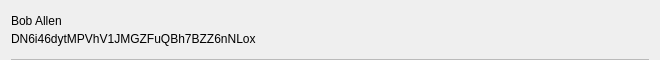
<?xml version="1.0" encoding="UTF-8"?>
<ui version="4.0">
 <class>ContactDropdownRow</class>
 <widget class="QWidget" name="ContactDropdownRow">
  <property name="geometry">
   <rect>
    <x>0</x>
    <y>0</y>
    <width>660</width>
    <height>60</height>
   </rect>
  </property>
  <property name="minimumSize">
   <size>
    <width>0</width>
    <height>60</height>
   </size>
  </property>
  <property name="windowTitle">
   <string>Form</string>
  </property>
  <layout class="QVBoxLayout" name="verticalLayout">
   <property name="spacing">
    <number>0</number>
   </property>
   <property name="topMargin">
    <number>0</number>
   </property>
   <property name="bottomMargin">
    <number>0</number>
   </property>
   <item>
    <widget class="QWidget" name="rowContainer" native="true">
     <property name="styleSheet">
      <string notr="true"/>
     </property>
     <layout class="QHBoxLayout" name="horizontalLayout">
      <property name="spacing">
       <number>0</number>
      </property>
      <property name="leftMargin">
       <number>0</number>
      </property>
      <property name="topMargin">
       <number>0</number>
      </property>
      <property name="rightMargin">
       <number>0</number>
      </property>
      <property name="bottomMargin">
       <number>0</number>
      </property>
      <item>
       <layout class="QVBoxLayout" name="verticalLayout_2">
        <property name="spacing">
         <number>0</number>
        </property>
        <property name="topMargin">
         <number>12</number>
        </property>
        <property name="bottomMargin">
         <number>12</number>
        </property>
        <item>
         <widget class="QLabel" name="lblLabel">
          <property name="styleSheet">
           <string notr="true"/>
          </property>
          <property name="text">
           <string>Bob Allen</string>
          </property>
         </widget>
        </item>
        <item>
         <widget class="QLabel" name="lblAddress">
          <property name="styleSheet">
           <string notr="true"/>
          </property>
          <property name="text">
           <string>DN6i46dytMPVhV1JMGZFuQBh7BZZ6nNLox</string>
          </property>
         </widget>
        </item>
       </layout>
      </item>
     </layout>
    </widget>
   </item>
   <item>
    <widget class="QLabel" name="lblDivisory">
     <property name="minimumSize">
      <size>
       <width>0</width>
       <height>1</height>
      </size>
     </property>
     <property name="maximumSize">
      <size>
       <width>16777215</width>
       <height>1</height>
      </size>
     </property>
     <property name="styleSheet">
      <string notr="true">background-color:#bababa;</string>
     </property>
     <property name="text">
      <string/>
     </property>
     <property name="alignment">
      <set>Qt::AlignBottom|Qt::AlignLeading|Qt::AlignLeft</set>
     </property>
    </widget>
   </item>
  </layout>
 </widget>
 <resources/>
 <connections/>
</ui>
